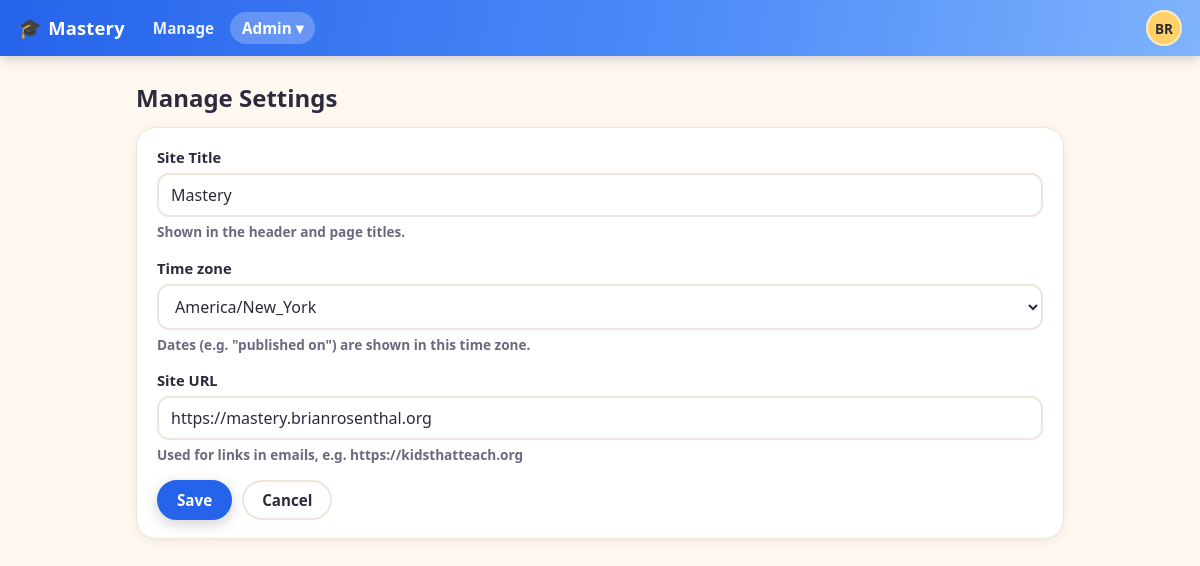
/admin/settings.php (signed in), run on an earlier commit of the app's database.
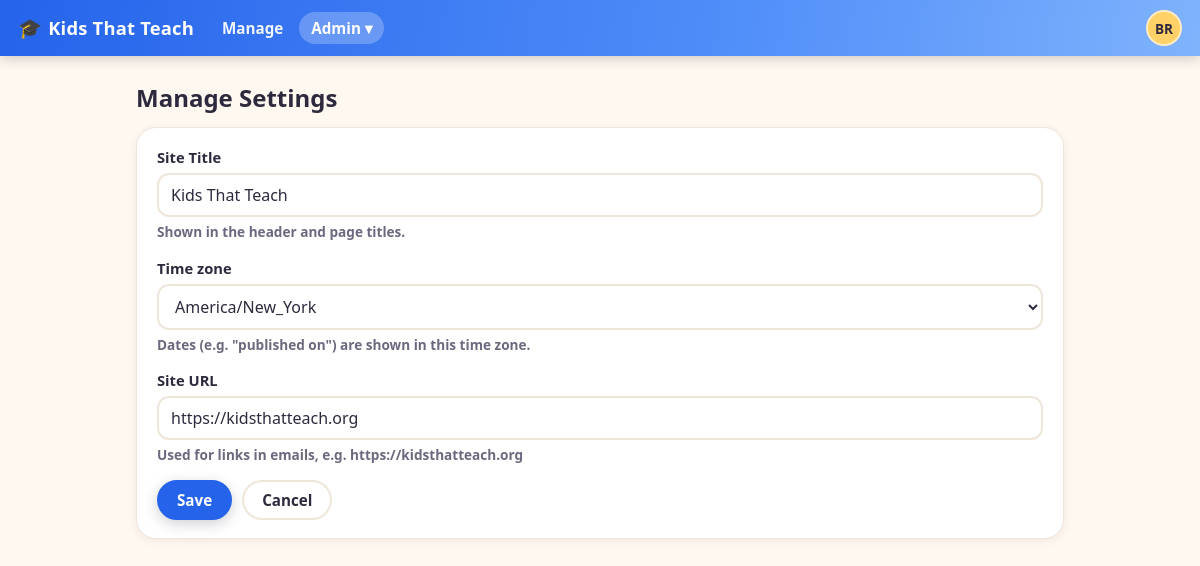
And on a later commit of the database.
### tables this page shows
CREATE TABLE settings (
  id INT AUTO_INCREMENT PRIMARY KEY,
  key_name VARCHAR(191) NOT NULL UNIQUE,
  value LONGTEXT NULL,
  updated_at DATETIME NOT NULL DEFAULT CURRENT_TIMESTAMP ON UPDATE CURRENT_TIMESTAMP
);

### partials.php (called while the page is built)
<?php
require_once __DIR__ . '/config.php';
require_once __DIR__ . '/settings.php';
require_once __DIR__ . '/lib/Application.php';
require_once __DIR__ . '/lib/ApplicationUI.php';
function h($s) {
    return htmlspecialchars($s ?? '', ENT_QUOTES, 'UTF-8');
}
function header_html(string $title): void {
    ApplicationUI::headerHtml($title);
}
function footer_html(): void {
    ApplicationUI::footerHtml();
}

### config.php (called while the page is built, shortened)
<?php
function pdo(): PDO {
    static $pdo = null;
    if ($pdo === null) {
        $dsn = 'mysql:host=' . DB_HOST . ';dbname=' . DB_NAME . ';charset=utf8mb4';
        $options = [
            PDO::ATTR_ERRMODE => PDO::ERRMODE_EXCEPTION,
            PDO::ATTR_DEFAULT_FETCH_MODE => PDO::FETCH_ASSOC,
            PDO::ATTR_EMULATE_PREPARES => false,
        ];
        $pdo = new PDO($dsn, DB_USER, DB_PASS, $options);
    }
    return $pdo;
}
function current_user(): ?array {
    require_once __DIR__ . '/lib/UserManagement.php';
    if (!empty($_SESSION['uid'])) {
        static $user = null;
        if ($user === null) {
            $user = UserManagement::findById((int)$_SESSION['uid']) ?: false;
        }
        return $user ?: null;
    }
    return null;
}
function require_admin(): void {
    $user = current_user();
}

### lib/UserManagement.php (called while the page is built, shortened)
<?php
require_once __DIR__ . '/../config.php';
require_once __DIR__ . '/../settings.php';
class UserManagement {
    private static function pdo(): PDO {
        return pdo();
    }
    public static function findById(int $id): ?array {
        $st = self::pdo()->prepare('SELECT * FROM users WHERE id=? LIMIT 1');
        $st->execute([$id]);
        $row = $st->fetch();
        return $row ?: null;
    }
}

### settings.php (called while the page is built, shortened)
<?php
require_once __DIR__ . '/config.php';
class Settings {
    private static function pdo(): PDO {
        return pdo();
    }
    public static function get(string $key, string $default = ''): string {
        $st = self::pdo()->prepare('SELECT value FROM settings WHERE key_name = ? LIMIT 1');
        $st->execute([$key]);
        $row = $st->fetch();
        return $row ? (string)$row['value'] : $default;
    }
    public static function siteTitle(): string {
        return self::get('site_title', APP_NAME);
    }
}

### lib/ApplicationUI.php (the view, shortened to what the changed rows need)
<?php
require_once __DIR__ . '/../config.php';
require_once __DIR__ . '/../settings.php';
class ApplicationUI {
    public static function staticResourceUrl(string $path): string {
        $filePath = __DIR__ . '/../' . ltrim($path, '/');
        $version = @filemtime($filePath);
        return $path . '?v=' . $version;
    }
    public static function cssLink(string $path): string {
        $url = self::staticResourceUrl($path);
        return '<link rel="stylesheet" href="' . htmlspecialchars($url, ENT_QUOTES, 'UTF-8') . '">';
    }
    public static function jsScript(string $path): string {
        $url = self::staticResourceUrl($path);
        return '<script src="' . htmlspecialchars($url, ENT_QUOTES, 'UTF-8') . '"></script>';
    }
    public static function headerHtml(string $title): void {
        $u = current_user();
        $script = $_SERVER['SCRIPT_NAME'] ?? '';
        $siteTitle = Settings::siteTitle();
        echo '<!doctype html><html><head><meta charset="utf-8"><meta name="viewport" content="width=device-width,initial-scale=1">';
        echo self::cssLink('/styles.css');
        echo self::cssLink('/video-panel.css');
        echo '</head><body>';
        if ($u) {
            $navItems = [
                ['path' => '/manage/', 'label' => 'Manage', 'prefixes' => ['/manage/']],
            ];
            echo '<header class="topbar">';
            echo '<a class="brand" href="/manage/"><span class="brand-mark" aria-hidden="true">&#127891;</span> ' . h($siteTitle) . '</a>';
            echo '<nav class="topnav">';
            foreach ($navItems as $item) {
                $active = false;
                echo '<a href="' . h($item['path']) . '"' . ($active ? ' class="active"' : '') . '>' . h($item['label']) . '</a>';
            }
            if (!empty($u['is_admin'])) {
                $inAdmin = strpos($script, '/admin/') === 0;
                $adminItems = [
                    ['path' => '/admin/users.php', 'label' => 'Users'],
                    ['path' => '/admin/sites.php', 'label' => 'Sites'],
                    ['path' => '/admin/settings.php', 'label' => 'Settings'],
                    ['path' => '/admin/video_storage.php', 'label' => 'Video Storage'],
                    ['path' => '/admin/migrations.php', 'label' => 'Migrations'],
                    ['path' => '/admin/activity_log.php', 'label' => 'Activity Log'],
                    ['path' => '/admin/email_log.php', 'label' => 'Email Log'],
                ];
                $adminLinks = '';
                foreach ($adminItems as $item) {
                    $active = $inAdmin && basename(parse_url($item['path'], PHP_URL_PATH)) === basename($script);
                    $adminLinks .= '<a href="' . h($item['path']) . '" role="menuitem"' . ($active ? ' class="active"' : '') . '>' . h($item['label']) . '</a>';
                }
                echo '<span class="menu-wrap">'
                   . '<button type="button" id="adminToggle" class="topnav-toggle' . ($inAdmin ? ' active' : '') . '" aria-expanded="false" aria-controls="adminMenu">Admin &#9662;</button>'
                   . '<span id="adminMenu" class="popup-menu hidden" role="menu" aria-hidden="true">' . $adminLinks . '</span>'
                   . '</span>';
            }
            echo '</nav>';
            echo '<div class="topbar-right">';
            $initials = strtoupper((string)substr((string)($u['first_name'] ?? ''), 0, 1) . (string)substr((string)($u['last_name'] ?? ''), 0, 1));
            $name = trim((string)($u['first_name'] ?? '') . ' ' . (string)($u['last_name'] ?? ''));
            echo '<span class="menu-wrap">'
               . '<button type="button" id="profileToggle" class="avatar" aria-expanded="false" aria-controls="profileMenu" title="' . h($name) . '" aria-label="Account menu for ' . h($name) . '">' . h($initials) . '</button>'
               . '<span id="profileMenu" class="popup-menu popup-menu-right hidden" role="menu" aria-hidden="true">'
               .   '<a href="/profile/change_password.php" role="menuitem">Change Password</a>'
               .   '<a href="/logout.php" role="menuitem">Logout</a>'
               . '</span>'
               . '</span>';
            echo '</div>';
            echo '</header>';
            echo '<div class="content"><main>';
        } else {
            echo '<header class="topbar"><a class="brand" href="/login.php"><span class="brand-mark" aria-hidden="true">&#127891;</span> ' . h($siteTitle) . '</a></header>';
            echo '<div class="content"><main>';
        }
    }
    public static function footerHtml(): void {
        echo '</main></div>' . self::jsScript('/main.js') . '</body></html>';
    }
}

### admin/settings.php (shortened to what the changed rows need)
<?php
require_once __DIR__ . '/../partials.php';
require_once __DIR__ . '/../settings.php';
require_admin();
$SETTINGS_DEF = [
  'site_title' => [
    'label' => 'Site Title',
    'hint'  => 'Shown in the header and page titles.',
    'type'  => 'text',
  ],
  'timezone' => [
    'label' => 'Time zone',
    'hint'  => 'Dates (e.g. "published on") are shown in this time zone.',
    'type'  => 'timezone',
  ],
  'site_base_url' => [
    'label' => 'Site URL',
    'hint'  => 'Used for links in emails, e.g. https://kidsthatteach.org',
    'type'  => 'text',
  ],
];
$current = [];
foreach ($SETTINGS_DEF as $key => $_meta) {
  if ($key === 'site_title') {
    $default = defined('APP_NAME') ? APP_NAME : 'Kids That Teach';
  } elseif ($key === 'timezone') {
    $default = date_default_timezone_get();
  } else {
    $default = '';
  }
  $current[$key] = Settings::get($key, $default);
}
header_html('Manage Settings');
?>
<h2>Manage Settings</h2>
<div class="card">
  <form method="post" class="stack">
    <?php foreach ($SETTINGS_DEF as $key => $meta): ?>
      <label>
        <?=h($meta['label'])?>
        <?php if (($meta['type'] ?? 'text') === 'timezone'): ?>
          <?php $zones = DateTimeZone::listIdentifiers(); ?>
          <select name="s[<?=h($key)?>]">
            <?php foreach ($zones as $z): ?>
              <option value="<?=h($z)?>" <?= $current[$key] === $z ? 'selected' : '' ?>><?=h($z)?></option>
            <?php endforeach; ?>
          </select>
        <?php else: ?>
          <input type="text" name="s[<?=h($key)?>]" value="<?=h($current[$key])?>">
        <?php endif; ?>
        <?php if (!empty($meta['hint'])): ?>
          <small class="small"><?=h($meta['hint'])?></small>
        <?php endif; ?>
      </label>
    <?php endforeach; ?>
  </form>
</div>
<?php footer_html(); ?>

What changed in the data, as far as the page shows it:
changed settings: value "Mastery" → "Kids That Teach"
Also different on the page:
form field value: "Mastery" → "Kids That Teach"
form field value: "https://mastery.brianrosenthal.org" → "https://kidsthatteach.org"
